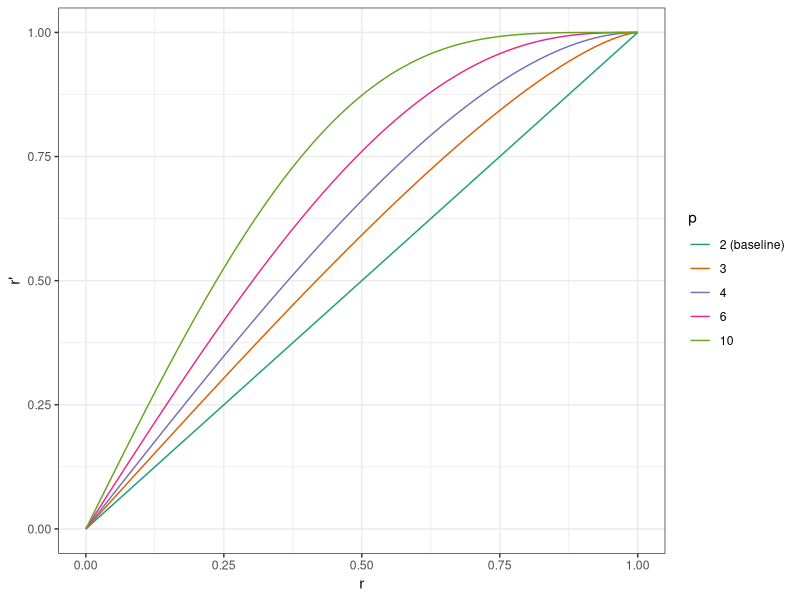
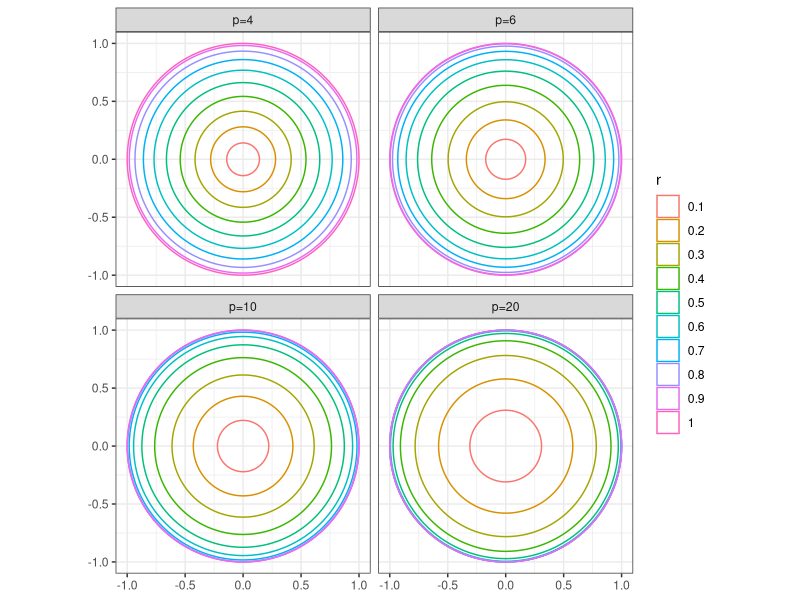
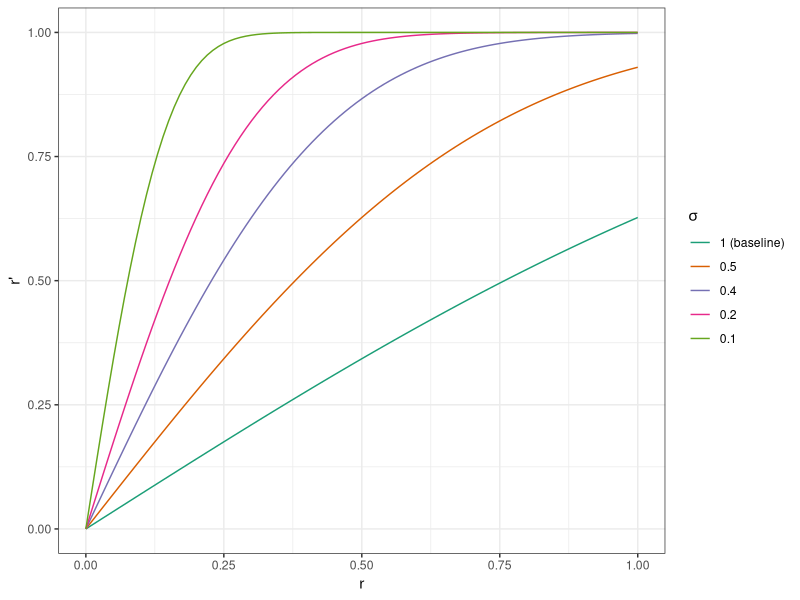

Reproduce these figures in R, in order.
## ---- chunk 1
knitr::opts_chunk$set(echo = FALSE, message = FALSE, warning = FALSE)
## ---- chunk 2
library(tidyverse)
# define index as function of c
trans_p <- function(p){
  function(r){
    sqrt( 1 - (1-r^2)^(p/2))
  }
}
  
# plot dependence for selected values
ggplot(data = data.frame(x = c(0,1)), mapping = aes(x = x)) +
    stat_function(
        fun = trans_p(2),
        mapping = aes(color = "ca")) +
  stat_function(
        fun = trans_p(3),
        mapping = aes(color = "cb")) +
  stat_function(
        fun = trans_p(4),
        mapping = aes(color = "cc")) +
    stat_function(
        fun = trans_p(6),
        mapping = aes(color = "cd")) +
      stat_function(
        fun = trans_p(10),
        mapping = aes(color = "ce")) +
  scale_color_manual(name = "p",
                     values = RColorBrewer::brewer.pal(5, "Dark2"),
                     labels = c("2 (baseline)","3", "4", "6", "10")) +
  xlab("r") + ylab("r'") + theme_bw()

## ---- chunk 3
library(ggforce)

lbl <- c("p=4", "p=6", "p=10", "p=20")
names(lbl) <- c("p4", "p6", "p10", "p20")

tibble(x = 0, y = 0, r = seq(0.1, 1, length.out = 10)) %>%
  mutate(p4 = trans_p(4)(r)) %>%
  mutate(p6 = trans_p(6)(r)) %>%
  mutate(p10 = trans_p(10)(r)) %>%
  mutate(p20 = trans_p(20)(r)) %>%
  mutate(r = as.factor(r)) %>%
  pivot_longer(cols = starts_with(("p"))) %>%
  mutate(name = factor(name, levels = c("p4", "p6", "p10", "p20"))) %>%
  ggplot() +
  geom_circle(aes(x0=x, y0=y, r=value, color=r)) +
  coord_fixed() +
  theme_bw() +
  facet_wrap(~name, labeller = labeller(name = lbl))

## ---- chunk 4
# define index as function of c
trans_sig <- function(sig){
  function(r){
    sqrt( 1 - exp(- r^2 / (2* sig^2)))
  }
}
  
# plot dependence for selected values
ggplot(data = data.frame(x = c(0,1)), mapping = aes(x = x)) +
    stat_function(
        fun = trans_sig(1),
        mapping = aes(color = "ca")) +
  stat_function(
        fun = trans_sig(0.5),
        mapping = aes(color = "cb")) +
  stat_function(
        fun = trans_sig(0.3),
        mapping = aes(color = "cc")) +
    stat_function(
        fun = trans_sig(0.2),
        mapping = aes(color = "cd")) +
      stat_function(
        fun = trans_sig(0.1),
        mapping = aes(color = "ce")) +
  scale_color_manual(name = expression(sigma),
                     values = RColorBrewer::brewer.pal(5, "Dark2"),
                     labels = c("1 (baseline)","0.5", "0.4", "0.2", "0.1")) +
  xlab("r") + ylab("r'") + theme_bw()
